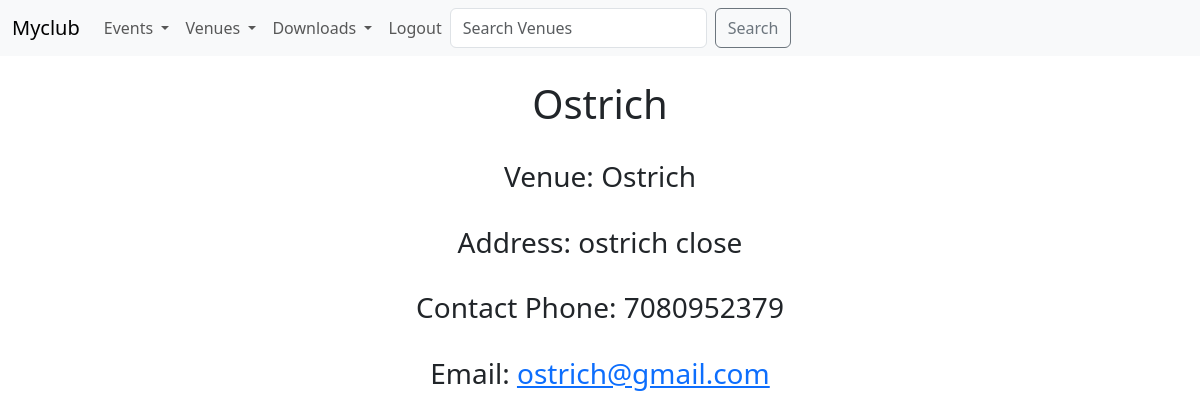
Screenshot of /show_venue/2 (signed in) with the database file from the repository.
### events/models.py (models this page shows)
class Venue(models.Model):
    name = models.CharField('Venue name', max_length=120)
    address = models.CharField('Address', max_length=120,)
    phone = models.IntegerField('Contact Phone', max_length=15)
    email_address = models.EmailField('Email Address', max_length=25)
    def __str__(self):
        return self.name

### events/views.py (the view)
# urls.py: path('show_venue/<venue_id>', views.show_venue, name='show-venue'),
def show_venue(request, venue_id):
    venue = Venue.objects.get(pk=venue_id)
    return render(request, 'events/show_venue.html', {'venue': venue})

### events/templates/events/show_venue.html (shortened to what this page needs)
<!DOCTYPE html>
<html lang="en" xmlns="http://www.w3.org/1999/html">
<head>
</head>
<body>
    {% extends 'events/base.html' %}
    {% block content %}
        <center>
        <h1>{{ venue }}</h1>
            <br>
        <h3>Venue: {{ venue.name }}</h3><br>
        <h3>Address: {{ venue.address }}</h3><br>
        <h3>Contact Phone: {{ venue.phone }}</h3><br>
            <h3>Email: <a href="{{ venue.email_address }}">{{ venue.email_address }}</a></h3><br>
    </center>
    {% endblock %}

### rows the page displays
Venue: name "Ostrich", address "ostrich close", phone "7080952379", email_address "ostrich@gmail.com"
